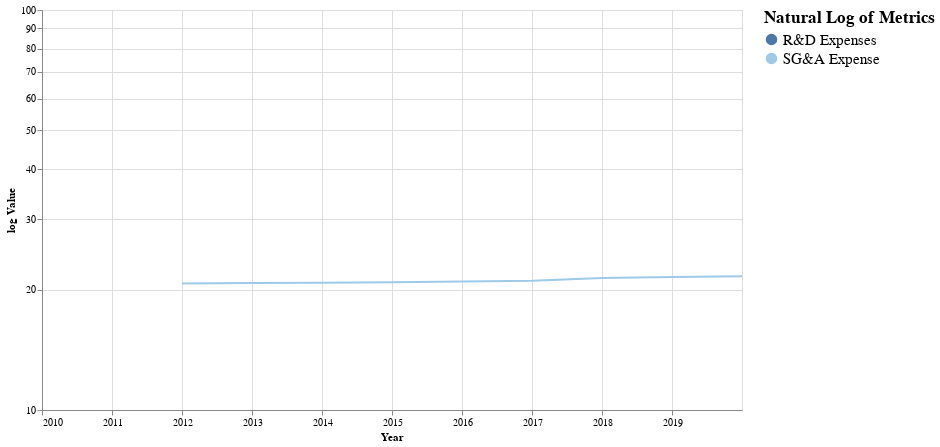

Notebook source saved alongside this figure:
### Code cell
make_multi_LineGraph(operating_g, True)

### Figure 1 — Vega-Lite specification as saved in the notebook (floating-point values rounded to 4 significant figures)
{"config": {"view": {"continuousWidth": 400, "continuousHeight": 300}}, "layer": [{"mark": "line", "encoding": {"color": {"type": "nominal", "field": "Metric", "legend": {"labelFontSize": 15, "title": "Natural Log of Metrics", "titleFontSize": 17}, "scale": {"scheme": "tableau20"}}, "x": {"type": "temporal", "field": "Year"}, "y": {"type": "quantitative", "field": "log Value", "scale": {"type": "log"}}}}, {"mark": {"type": "rule", "color": "#aaa"}, "encoding": {"x": {"type": "temporal", "field": "Year"}}, "transform": [{"filter": {"selection": "selector008"}}]}, {"mark": "circle", "encoding": {"color": {"type": "nominal", "field": "Metric", "legend": {"labelFontSize": 15, "title": "Natural Log of Metrics", "titleFontSize": 17}, "scale": {"scheme": "tableau20"}}, "opacity": {"condition": {"value": 1, "selection": "selector008"}, "value": 0}, "x": {"type": "temporal", "field": "Year"}, "y": {"type": "quantitative", "field": "log Value", "scale": {"type": "log"}}}, "selection": {"selector008": {"type": "multi", "fields": ["Metric"], "bind": "legend", "on": "mouseover", "nearest": true, "empty": "none"}}}, {"mark": {"type": "text", "align": "left", "dx": 5, "dy": -5, "stroke": "white", "strokeWidth": 2}, "encoding": {"color": {"type": "nominal", "field": "Metric", "legend": {"labelFontSize": 15, "title": "Natural Log of Metrics", "titleFontSize": 17}, "scale": {"scheme": "tableau20"}}, "text": {"type": "quantitative", "field": "log Value"}, "x": {"type": "temporal", "field": "Year"}, "y": {"type": "quantitative", "field": "log Value", "scale": {"type": "log"}}}, "transform": [{"filter": {"selection": "selector008"}}]}, {"mark": {"type": "text", "align": "left", "dx": 5, "dy": -5}, "encoding": {"color": {"type": "nominal", "field": "Metric", "legend": {"labelFontSize": 15, "title": "Natural Log of Metrics", "titleFontSize": 17}, "scale": {"scheme": "tableau20"}}, "text": {"type": "quantitative", "field": "log Value"}, "x": {"type": "temporal", "field": "Year"}, "y": {"type": "quantitative", "field": "log Value", "scale": {"type": "log"}}}, "transform": [{"filter": {"selection": "selector008"}}]}], "data": {"name": "data-ebd754b8e86f2217a6ee06875e3a69f0"}, "height": 400, "width": 700, "$schema": "https://vega.github.io/schema/vega-lite/v4.8.1.json", "datasets": {"data-ebd754b8e86f2217a6ee06875e3a69f0": [{"Year": "2019-12-31", "Metric": "R&D Expenses", "Value": 0.0, "log Value": null}, {"Year": "2019-12-31", "Metric": "SG&A Expense", "Value": 2370000000.0, "log Value": 21.59}, {"Year": "2018-12-31", "Metric": "R&D Expenses", "Value": 0.0, "log Value": null}, {"Year": "2018-12-31", "Metric": "SG&A Expense", "Value": 2190000000.0, "log Value": 21.51}, {"Year": "2017-12-31", "Metric": "R&D Expenses", "Value": 0.0, "log Value": null}, {"Year": "2017-12-31", "Metric": "SG&A Expense", "Value": 1924000000.0, "log Value": 21.38}, {"Year": "2016-12-31", "Metric": "R&D Expenses", "Value": 0.0, "log Value": null}, {"Year": "2016-12-31", "Metric": "SG&A Expense", "Value": 1382000000.0, "log Value": 21.05}, {"Year": "2015-12-31", "Metric": "R&D Expenses", "Value": 0.0, "log Value": null}, {"Year": "2015-12-31", "Metric": "SG&A Expense", "Value": 1254000000.0, "log Value": 20.95}, {"Year": "2014-12-31", "Metric": "R&D Expenses", "Value": 0.0, "log Value": null}, {"Year": "2014-12-31", "Metric": "SG&A Expense", "Value": 1136000000.0, "log Value": 20.85}, {"Year": "2013-12-31", "Metric": "R&D Expenses", "Value": 0.0, "log Value": null}, {"Year": "2013-12-31", "Metric": "SG&A Expense", "Value": 1086000000.0, "log Value": 20.81}, {"Year": "2012-12-31", "Metric": "R&D Expenses", "Value": 0.0, "log Value": null}, {"Year": "2012-12-31", "Metric": "SG&A Expense", "Value": 1038000000.0, "log Value": 20.76}, {"Year": "2011-12-31", "Metric": "R&D Expenses", "Value": 0.0, "log Value": null}, {"Year": "2011-12-31", "Metric": "SG&A Expense", "Value": 990500000.0, "log Value": 20.71}, {"Year": "2010-12-31", "Metric": "R&D Expenses", "Value": 0.0, "log Value": null}, {"Year": "2010-12-31", "Metric": "SG&A Expense", "Value": 0.0, "log Value": null}, {"Year": "2009-12-31", "Metric": "R&D Expenses", "Value": 0.0, "log Value": null}, {"Year": "2009-12-31", "Metric": "SG&A Expense", "Value": 1120000000.0, "log Value": 20.84}]}}
